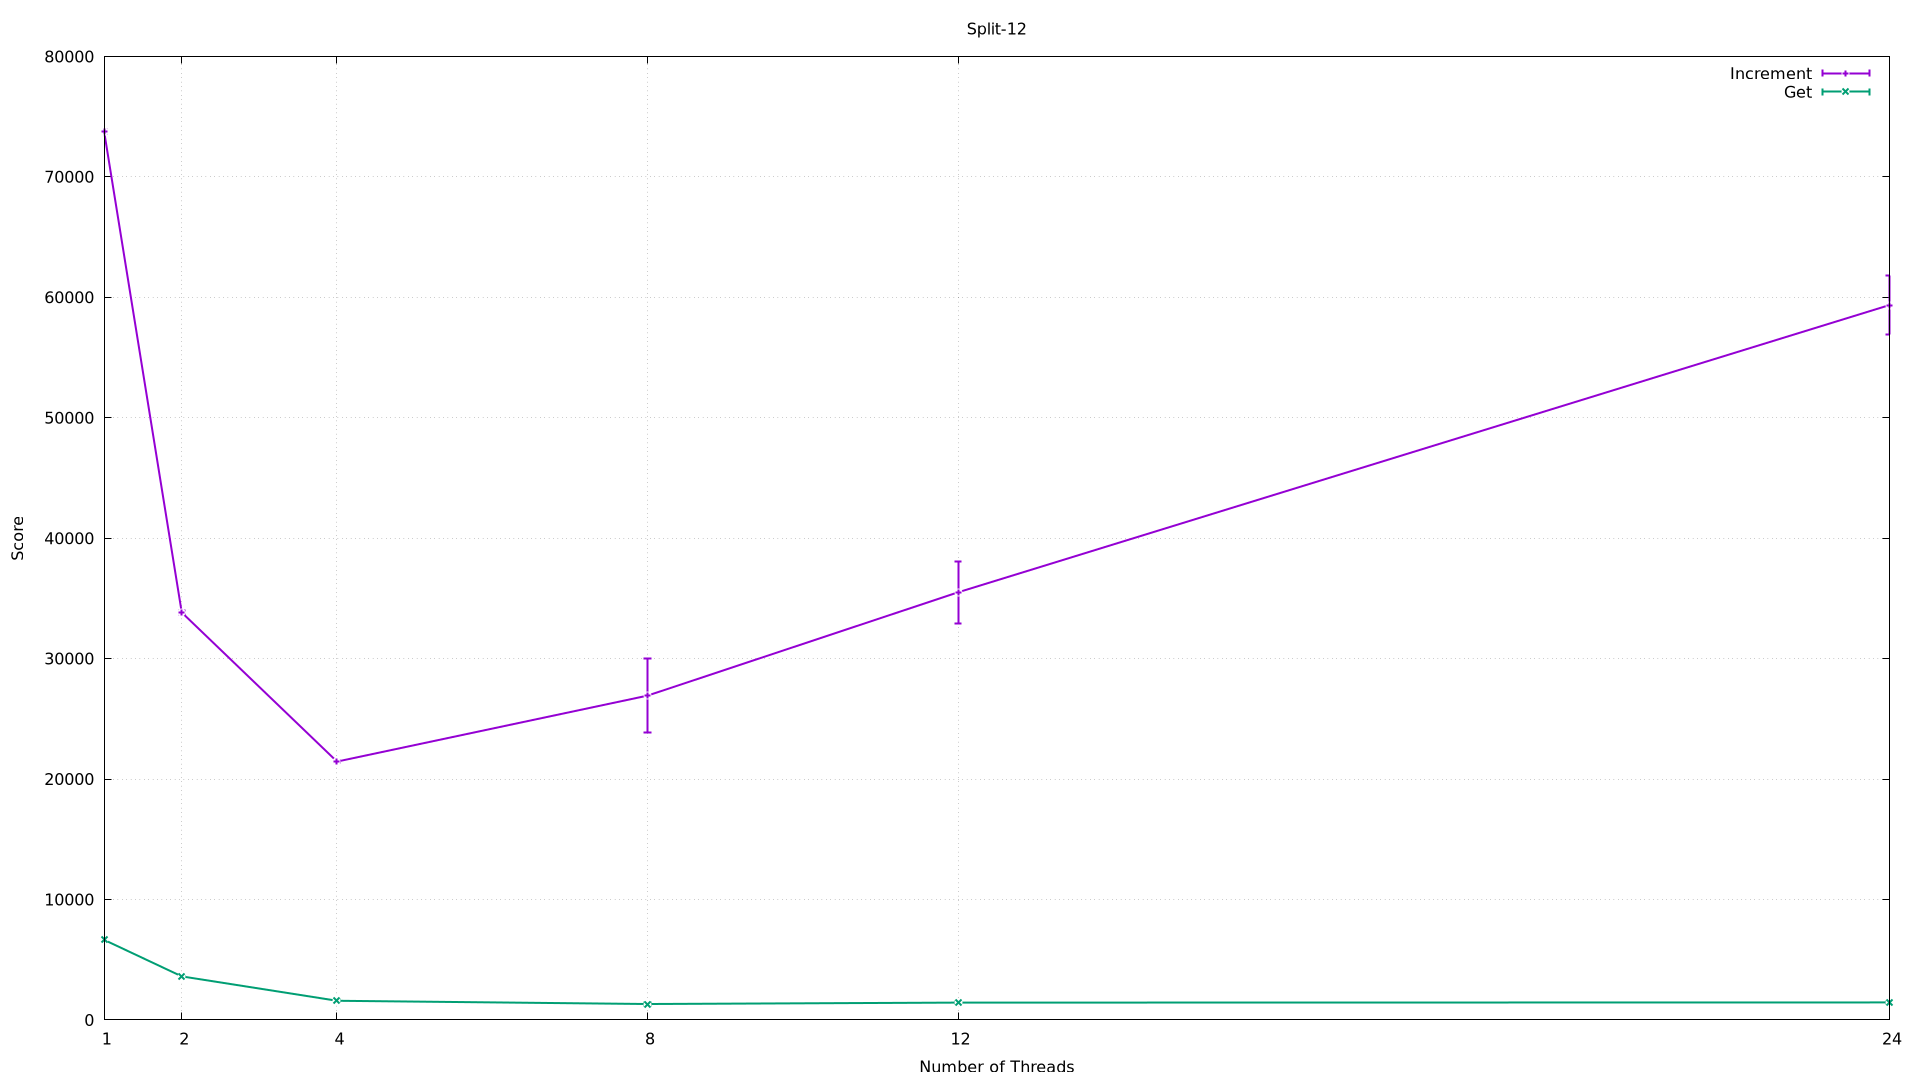

Write gnuplot code to recreate this figure.
set terminal pngcairo size 1920,1080
set output 'Split-12.png'
set title 'Split-12'
set xlabel 'Number of Threads'
set xtics (1, 2, 4, 8, 12, 24)
set ylabel 'Score'
set yrange [0:*]
set grid
plot 'Split-12.dat' index 0 title 'Increment' with yerrorlines linewidth 2, \
     'Split-12.dat' index 1 title 'Get' with yerrorlines linewidth 2
